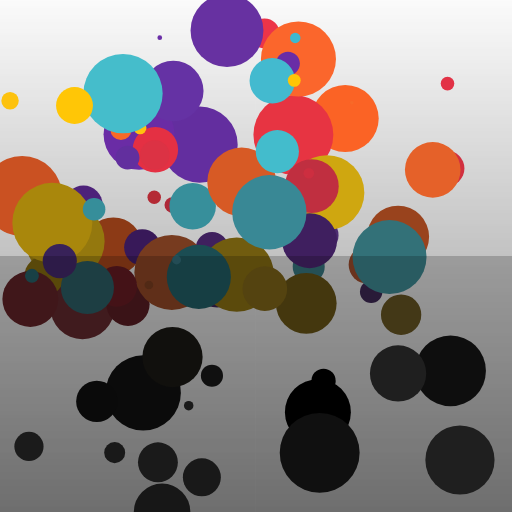
Frame 1 (no input)
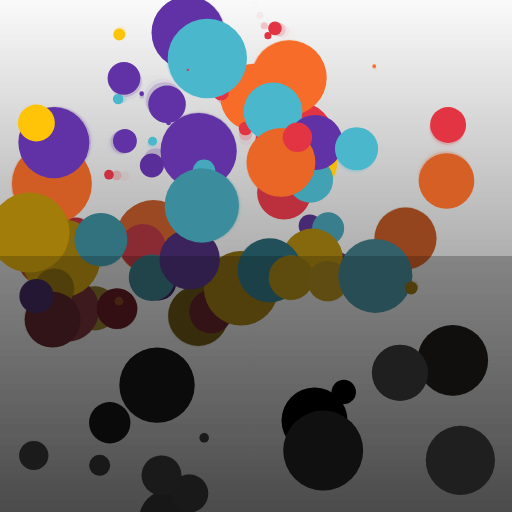
Frame 60 (no input)
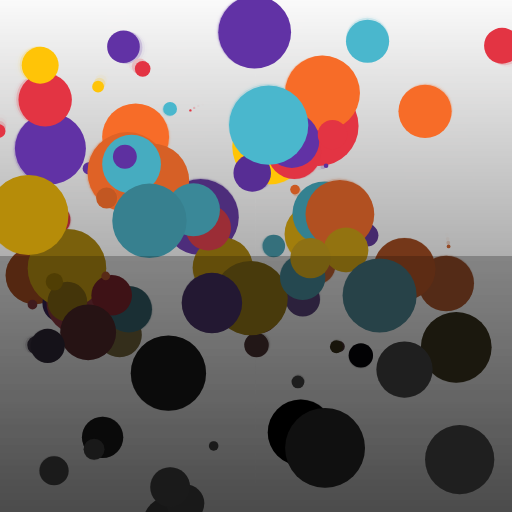
Frame 120 (the mouse pressed at the canvas centre since frame 60)

The p5.js sketch that drew these frames (run headless with seeded random() and noise() and a simulated clock; from frame 60 on, the mouse is pressed at the canvas centre):

// p5.js sketch
// ── sketch.js
const canvas_w = 512;
const canvas_h = 512;

const balls = [];
const n_balls = 100;

let palette;

function setup() {
  createCanvas(canvas_w, canvas_h);
  fps_p = createP();

  palette = [
    color('#f9c80e'),
    color('#f86624'),
    color('#ea3546'),
    color('#662e9b'),
    color('#43bccd'),
  ];

  for (let i = 0; i < n_balls; i++) {
    const ball = new Ball();
    balls.push(ball);
  }
}


function draw() {
  gradient_background(color(250), color(100));
  fps_p.html(frameRate().toFixed(1));

  for (const ball of balls) {
    ball.draw();
    ball.update();
  }

  push();
  noStroke();
  fill(0, 50);
  rect(0, height / 2, width, height / 2);
  pop();
}


function gradient_background(c1, c2) {
  push();
  noFill();
  for (let y = 0; y <= height; y++) {
    const inter = map(y, 0, height, 0, 1);
    const c = lerpColor(c1, c2, inter);
    stroke(c);
    line(0, y, width, y);
  }
  pop();
}


function rand_color(colors) {
  let c;
  if (!colors) {
    c = [random(100, 255), random(100, 255), random(100, 255)];
  } else {
    const off = 3;
    c = random(colors);
    c.levels[0] += random(-off, off);
    c.levels[1] += random(-off, off);
    c.levels[2] += random(-off, off);
  }

  return color(c);
}


class Ball {
  constructor(r) {
    const min_r = 1;
    const max_r = 40;
    this.r = random(min_r, max_r);
    this.scl = map(this.r, min_r, max_r, 1.5, 0.3);

    this.x_noise = random(100);
    this.y_noise = random(100);
    this.offset = null;

    this.p = createVector();

    this.fill = rand_color(palette);
    this.dull = color(random(0, 40));
    this.fill_i = color(0);

    this.update();
  }

  map_color(color_a, color_b) {
    const buffer = 150;

    const [r1, g1, b1, a1] = color_a.levels;
    const [r2, g2, b2, a2] = color_b.levels;

    const r = map(this.p.y, buffer, height - buffer, r1, r2, true);
    const g = map(this.p.y, buffer, height - buffer, g1, g2, true);
    const b = map(this.p.y, buffer, height - buffer, b1, b2, true);

    return color([r, g, b]);
  }

  update() {
    const buffer = height * 0.75;
    this.p.x = noise(this.x_noise) * (width + buffer) - (buffer / 2);
    this.p.y = noise(this.y_noise) * (height + buffer) - (buffer / 2);

    this.offset = map(this.p.y, 0, height, 0.005, 0.0005);
    this.offset *= this.scl;

    if (this.p.y > height / 2) {
      this.offset *= 0.75;
    } else {
      this.offset *= 1.2;
    }

    this.x_noise += this.offset;
    this.y_noise += this.offset;

    this.fill_i = this.map_color(this.fill, this.dull);
  }

  draw() {
    push();
    translate(this.p.x, this.p.y);
    fill(this.fill_i);
    noStroke();
    ellipse(0, 0, this.r * 2, this.r * 2);
    pop();
  }
}
